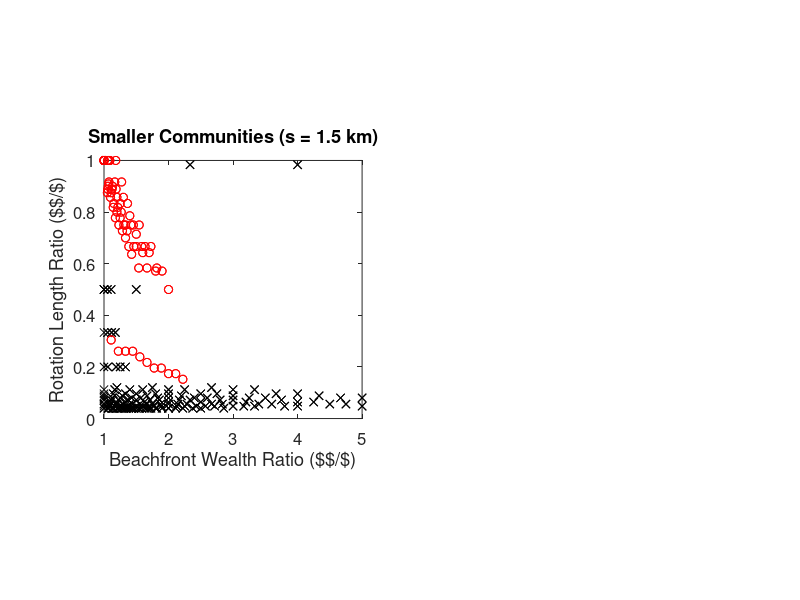

The MATLAB source for this figure:
%NOTE: turn on the first line below if you want to explore the rotation
%length ratios for the base case (i.e., s = 1.5 km, Figure 8a); turn on the 
%second line below if you want to explore the model rotation length ratios 
%for the larger community size case (i.e., s = 10 km, Figure 8b)
load('basePV1_basePV2_sensitivity_analyses_DATA.mat')
% load('basePV1_basePV2_sensitivity_analyses_DATA_largerS.mat')

nn=length(a2_vec);
mm=length(a3_vec);
PV_ratio=NaN(nn,mm); %property value ratios (same as beachfront wealth ratios b/c system is symmetric
Rotc_ratio=NaN(nn,mm); %coordinated model rotation length ratios from output data file
Rotnc_ratio=NaN(nn,mm); %uncoordinated model rotation length ratios from output data file

for i=1:length(a2_vec)
    for j=1:length(a3_vec)
        if a3_vec(j)>=a2_vec(i)
            PV_ratio(i,j)=(a3_vec(j)*w_init^beta)./(a2_vec(i)*w_init^beta);
            Rotc_ratio(i,j)=R3_coord(i,j)./R2_coord(i,j);
            Rotnc_ratio(i,j)=R3_uncoord_cons(i,j)./R2_uncoord_cons(i,j);
        elseif a3_vec(j)<a2_vec(i)
            PV_ratio(i,j)=(a2_vec(i)*w_init^beta)./(a3_vec(j)*w_init^beta);
            Rotc_ratio(i,j)=R2_coord(i,j)./R3_coord(i,j);
            Rotnc_ratio(i,j)=R2_uncoord_cons(i,j)./R3_uncoord_cons(i,j);
        end
    end
end

%% Figures

figure (1)
%NOTE: turn on the first two lines below if you want to explore the rotation
%length ratios for the base case (i.e., s = 1.5 km, Figure 8a); turn on the 
%third and fourth lines below if you want to explore the model rotation length ratios 
%for the larger community size case (i.e., s = 10 km, Figure 8b)
subplot(1,2,1)
title('Smaller Communities (s = 1.5 km)') 
% subplot(1,2,2)
% title('Larger Communities (s = 10 km)') 
hold on
box on
plot(PV_ratio,Rotc_ratio,'kx')
plot(PV_ratio,Rotnc_ratio,'ro') 
xlabel('Beachfront Wealth Ratio ($$/$)')
ylabel('Rotation Length Ratio ($$/$)')
xlim([1 5])
ylim([0 1])
pbaspect([1 1 1])
set(gca,'FontSize',12)

